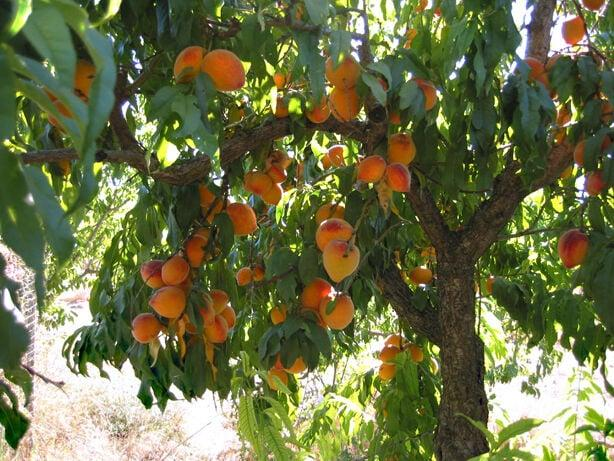
#> input picture temp_64b739e2f0e9b.image.jpg, 614 x 461 px
$ python -i enhanced_quality.py   (imports and definitions only)
#> lines starting #> are read from the running program, lines starting #| are printed output that depends on the picture; after the words box and inside, x2 and y2 are one past the last pixel; in counts of white or black regions, pixels touching at a corner belong together
import cv2
import numpy as np
import os
from datetime import datetime, timedelta
from typing import List, Optional, Tuple, Dict
from dataclasses import dataclass

@dataclass
class ExportQuality:
    """Data class for export quality metrics"""
    fruit_count: int
    avg_size: str
    size_distribution: Dict[str, int]
    ripeness: str
    ripeness_score: float
    defect_rate: float
    grade: str
    export_ready_percentage: float
    harvest_date: str
    shelf_life_days: int

class ExportQualityAssessment:
    """Enhanced export quality assessment system"""

    def __init__(self):
        self.quality_standards = {
            "Grade A": {"min_size": "Medium", "max_defect_rate": 0.05, "min_ripeness": 0.7},
            "Grade B": {"min_size": "Small", "max_defect_rate": 0.15, "min_ripeness": 0.5},
            "Grade C": {"min_size": "Small", "max_defect_rate": 0.30, "min_ripeness": 0.3}
        }

    # [25 lines left out: function analyze_fruit_size, not called in this run]

    def analyze_ripeness(self, image_path: str) -> Tuple[str, float]:
        """Enhanced ripeness analysis with scoring"""
#> called with image_path = '../temp_64b739e2f0e9b.image.jpg'
        try:
            if not os.path.exists(image_path):
                print(f"Image path does not exist: {image_path}")
                return "Unknown", 0.0

            img = cv2.imread(image_path)
#> img is the input picture: shape (461, 614, 3); mean B, G, R 71.7, 113, 108.7
            if img is None:
                print(f"Could not load image: {image_path}")
                return "Unknown", 0.0

            # Convert to HSV for better color analysis
            hsv = cv2.cvtColor(img, cv2.COLOR_BGR2HSV)
#> hsv: shape (461, 614, 3); mean H, S, V 39.2, 122.4, 120.7

            # Enhanced color analysis for different ripeness stages
            # Red range for ripe fruits
            red_mask1 = cv2.inRange(hsv, np.array([0, 70, 50]), np.array([10, 255, 255]))
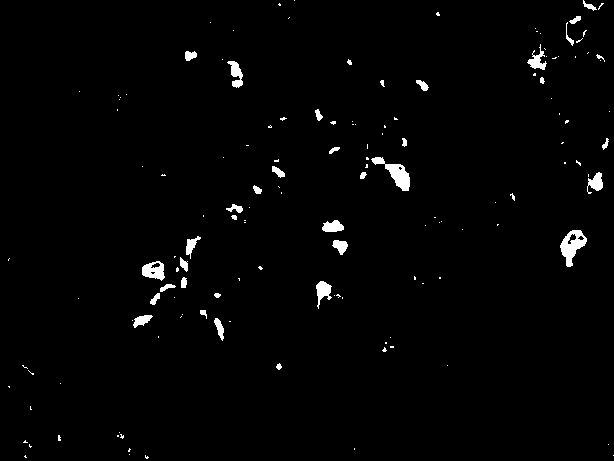
#> red_mask1: shape (461, 614); 1.6% white; 144 white regions (107 under 20 px), largest, box (x1, y1, x2, y2) and area: (560, 230, 587, 267) 498, (371, 157, 410, 191) 489, (142, 261, 165, 281) 297
            red_mask2 = cv2.inRange(hsv, np.array([170, 70, 50]), np.array([180, 255, 255]))
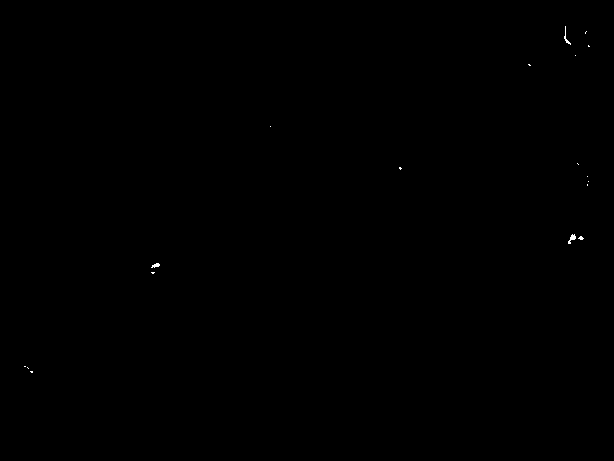
#> red_mask2: shape (461, 614); 0.05% white in thin lines or dots, all inside (x1, y1, x2, y2) = (24, 26, 590, 373)
            red_mask = cv2.bitwise_or(red_mask1, red_mask2)
#> red_mask: shape (461, 614); 1.7% white; 145 white regions (108 under 20 px), largest, box (x1, y1, x2, y2) and area: (560, 230, 587, 267) 551, (371, 157, 410, 191) 495, (142, 261, 165, 281) 330

            # Yellow/orange range for semi-ripe
            yellow_mask = cv2.inRange(hsv, np.array([15, 70, 50]), np.array([35, 255, 255]))
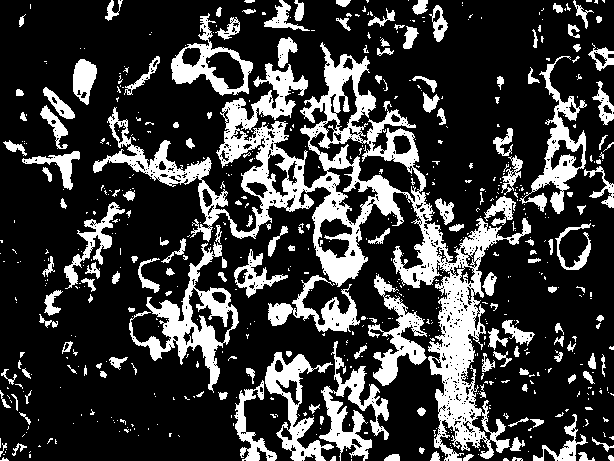
#> yellow_mask: shape (461, 614); 23.4% white; 641 white regions (482 under 20 px), largest, box (x1, y1, x2, y2) and area: (93, 42, 531, 461) 27774, (129, 242, 239, 393) 4056, (319, 341, 389, 461) 2728

            # Green range for unripe
            green_mask = cv2.inRange(hsv, np.array([40, 70, 50]), np.array([80, 255, 255]))
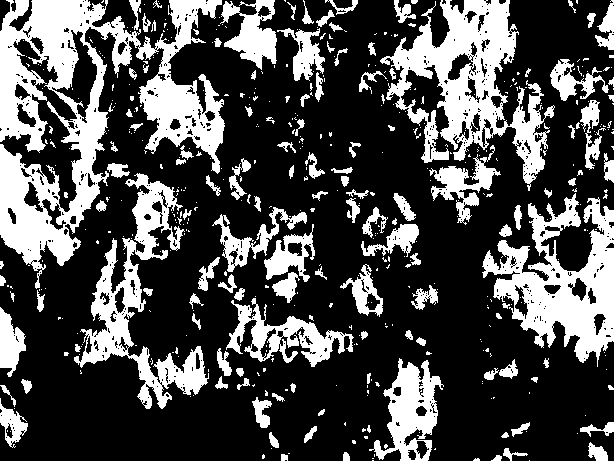
#> green_mask: shape (461, 614); 30% white; 508 white regions (379 under 20 px), largest, box (x1, y1, x2, y2) and area: (0, 0, 225, 289) 23624, (380, 0, 555, 191) 12275, (482, 193, 614, 367) 10313

            total_pixels = img.shape[0] * img.shape[1]
#> total_pixels = 283054
            red_ratio = cv2.countNonZero(red_mask) / total_pixels
#> red_ratio = 0.0167
            yellow_ratio = cv2.countNonZero(yellow_mask) / total_pixels
#> yellow_ratio = 0.234
            green_ratio = cv2.countNonZero(green_mask) / total_pixels
#> green_ratio = 0.3

            # Calculate ripeness score (0-1)
            ripeness_score = red_ratio * 1.0 + yellow_ratio * 0.6 + green_ratio * 0.2
#> ripeness_score = 0.217

            # Determine ripeness category
            if ripeness_score >= 0.7:
                ripeness = "Fully Ripe"
            elif ripeness_score >= 0.5:
                ripeness = "Ripe"
            elif ripeness_score >= 0.3:
                ripeness = "Semi-Ripe"
            else:
                ripeness = "Unripe"

            return ripeness, min(ripeness_score, 1.0)

        except Exception as e:
            print(f"Error analyzing ripeness: {e}")
            return "Unknown", 0.0

    # [115 lines left out: functions detect_defects, calculate_export_grade, estimate_harvest_date, assess_export_quality, not called in this run]

>>> result = ExportQualityAssessment().analyze_ripeness('../temp_64b739e2f0e9b.image.jpg')
#> result = ('Unripe', 0.217)

$ run again, on temp_evans_cherry-tree_fruit-close-up-scaled.jpg
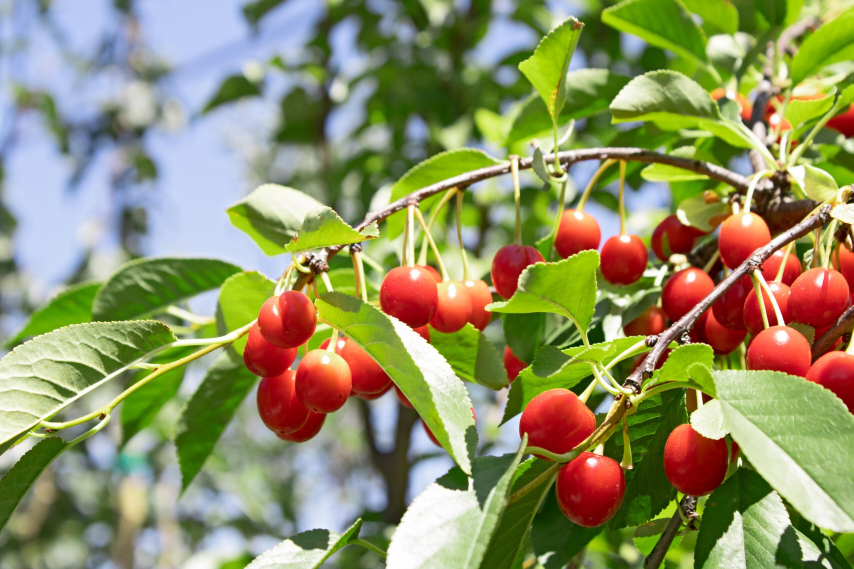
#> input picture temp_evans_cherry-tree_fruit-close-up-scaled.jpg, 2560 x 1707 px (shown at 1/3 size)
#> in analyze_ripeness, img is the input picture: shape (1707, 2560, 3); mean B, G, R 101.8, 145.3, 144.2
#> hsv: shape (1707, 2560, 3); mean H, S, V 55.3, 128.8, 167.4
#> in analyze_ripeness, `red_mask1 = cv2.inRange(hsv, np.array([0, 70, 50]), np.array([10, 255,..`:
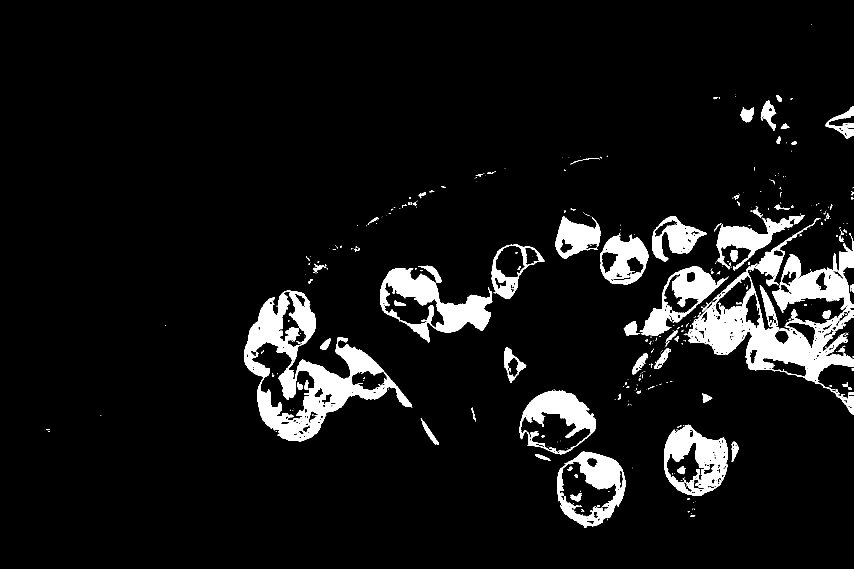
#> red_mask1: shape (1707, 2560) (shown at 1/3 size); 7.3% white; 481 white regions (356 under 20 px), largest, box (x1, y1, x2, y2) and area: (2051, 730, 2560, 1243) 74660, (732, 872, 1236, 1324) 66586, (1140, 804, 1477, 1027) 27602
#> red_mask2: shape (1707, 2560); 3.4% white; 446 white regions (303 under 20 px), largest, box (x1, y1, x2, y2) and area: (752, 1022, 970, 1261) 18604, (1679, 1384, 1849, 1556) 14156, (1563, 1232, 1775, 1359) 13634
#> red_mask: shape (1707, 2560); 10.7% white; 345 white regions (251 under 20 px), largest, box (x1, y1, x2, y2) and area: (2051, 730, 2560, 1243) 114006, (732, 872, 1236, 1324) 98252, (1140, 804, 1477, 1027) 38383
#> yellow_mask: shape (1707, 2560); 9.8% white; 1230 white regions (879 under 20 px), largest, box (x1, y1, x2, y2) and area: (2228, 0, 2560, 848) 75633, (833, 613, 1252, 1536) 63145, (1700, 446, 2246, 1029) 50567
#> in analyze_ripeness, `green_mask = cv2.inRange(hsv, np.array([40, 70, 50]), np.array([80, 25..`:
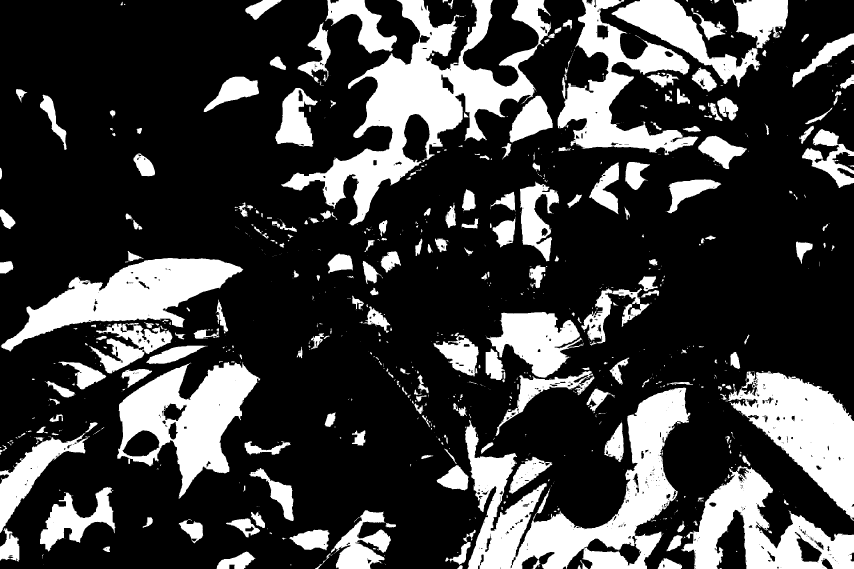
#> green_mask: shape (1707, 2560) (shown at 1/3 size); 24.9% white; 997 white regions (644 under 20 px), largest, box (x1, y1, x2, y2) and area: (843, 0, 1653, 677) 142952, (1395, 1163, 2071, 1707) 133217, (352, 1086, 781, 1496) 79843
#> red_ratio = 0.107
#> yellow_ratio = 0.0982
#> green_ratio = 0.249
#> ripeness_score = 0.216
#> result = ('Unripe', 0.216)
